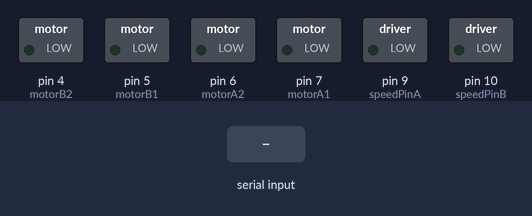
Recording of a sketch running on a simulated Arduino Uno, built with avr-gcc and run on an emulated ATmega328P. Shown: switched loads named in the sketch (green lamp = pin HIGH). The inputs (shaded band) are chosen by the test bench. What the sketch prints to the serial monitor is not drawn.

Above: at 1.2 s.
1.3 s: "F" received over the second serial link
At 2.5 s:
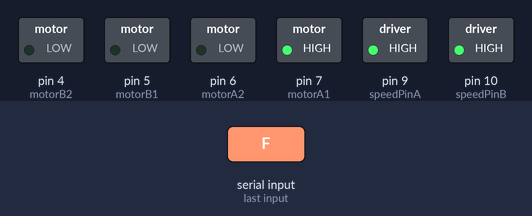
2.8 s: "B" received over the second serial link
At 3.9 s:
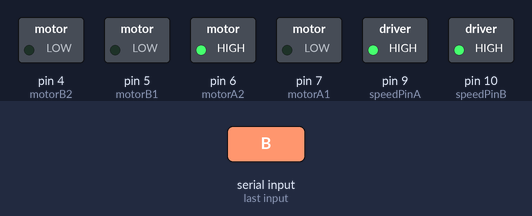
4.3 s: "G" received over the second serial link
At 5.0 s:
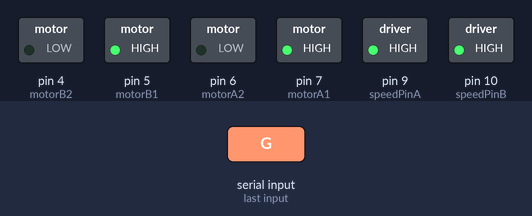
5.8 s: "I" received over the second serial link
At 6.1 s:
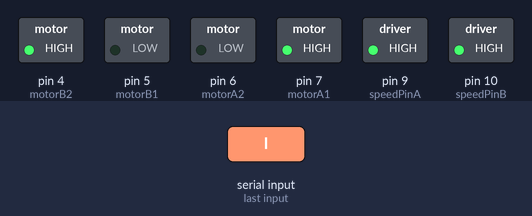
7.3 s: "H" received over the second serial link
At 8.5 s:
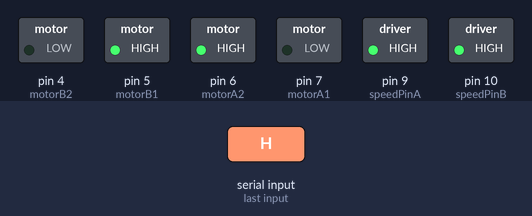
8.8 s: "J" received over the second serial link
At 9.6 s:
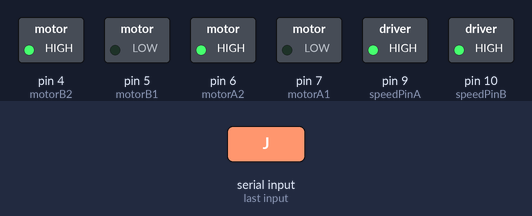
Timing chart, 0 to 11.3 s (numbered marks = the images above; inputs shaded):
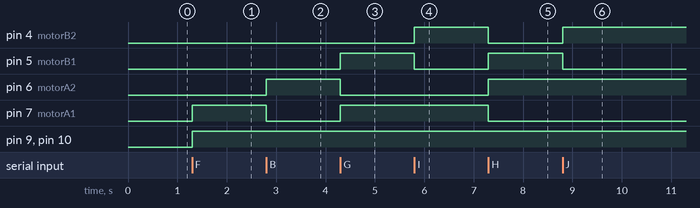

The sketch:

BluetoothCar.ino
```cpp
#include <SoftwareSerial.h>

SoftwareSerial BTSerial(2, 3); // 소프트웨어 시리얼 설정(* RX, TX 보드에 연결할때는 반대)

//모터A 컨트롤
int motorA1=7;
int motorA2=6;
int speedPinA=9;

//모터B 컨트롤
int motorB1=5;
int motorB2=4;
int speedPinB=10;
int vSpeed=255;     // Default speed, from 0 to 255


void setup() {
  Serial.begin(9600);
  BTSerial.begin(9600);
    pinMode(motorA1, OUTPUT);
    pinMode(motorA2, OUTPUT);
    pinMode(motorB1, OUTPUT);
    pinMode(motorB2, OUTPUT);

  motorStop();
}

void loop() { // run over and over
  if (BTSerial.available()) {  //블루투스로 데이터 수신

    byte data=BTSerial.read(); //수신 받은 데이터 저장
    Serial.write(data);  //수신된 데이터 출력

    analogWrite(speedPinA, vSpeed);
    analogWrite(speedPinB, vSpeed);

  switch(data){
    case 'F':
      motorGo();
      break;
    case 'B':
      motorBack();
      break;
    case 'G':
      motorRightGo();
      break;
    case 'I':
      motorLeftGo();
      break;
    case 'H':
      motorRightBack();
      break;
    case 'J':
      motorLeftBack();
      break;
    case 'S':
      motorStop();
      break;
    default:
      return;
    }
  }
}

  void motorGo() {
    digitalWrite(motorA1, HIGH);
    digitalWrite(motorA2, LOW);
    digitalWrite(motorB1, LOW);
    digitalWrite(motorB2, LOW);
}
void motorBack() {
    digitalWrite(motorA1, LOW);
    digitalWrite(motorA2, HIGH);
    digitalWrite(motorB1, LOW);
    digitalWrite(motorB2, LOW);
}
void motorRightGo() {
    digitalWrite(motorA1, HIGH);
    digitalWrite(motorA2, LOW);
    digitalWrite(motorB1, HIGH);
    digitalWrite(motorB2, LOW);
}
void motorLeftGo() {
    digitalWrite(motorA1, HIGH);
    digitalWrite(motorA2, LOW);
    digitalWrite(motorB1, LOW);
    digitalWrite(motorB2, HIGH);
}
void motorRightBack() {
    digitalWrite(motorA1, LOW);
    digitalWrite(motorA2, HIGH);
    digitalWrite(motorB1, HIGH);
    digitalWrite(motorB2, LOW);
}
void motorLeftBack() {
    digitalWrite(motorA1, LOW);
    digitalWrite(motorA2, HIGH);
    digitalWrite(motorB1, LOW);
    digitalWrite(motorB2, HIGH);
}
void motorStop() {
    digitalWrite(motorA1, LOW);
    digitalWrite(motorA2, LOW);
    digitalWrite(motorB1, LOW);
    digitalWrite(motorB2, LOW);
}
```

Measured:
- after the input at 1.3 s, pin 7 (motorA1), pin 9 (speedPinA), pin 10 (speedPinB): LOW → HIGH at once
- after the input at 2.8 s, pin 6 (motorA2): LOW → HIGH at once; pin 7 (motorA1): HIGH → LOW at once
- after the input at 4.3 s, pin 5 (motorB1), pin 7 (motorA1): LOW → HIGH at once; pin 6 (motorA2): HIGH → LOW at once
- after the input at 5.8 s, pin 4 (motorB2): LOW → HIGH at once; pin 5 (motorB1): HIGH → LOW at once
- after the input at 7.3 s, pin 4 (motorB2), pin 7 (motorA1): HIGH → LOW at once; pin 5 (motorB1), pin 6 (motorA2): LOW → HIGH at once
- after the input at 8.8 s, pin 4 (motorB2): LOW → HIGH at once; pin 5 (motorB1): HIGH → LOW at once
